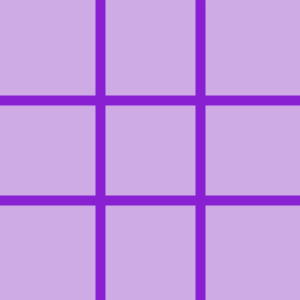
Frame 1 (no input)
Frame 60 (the mouse pressed at the canvas centre just before this capture): identical to frame 1, image omitted
Frame 120 (the mouse held since frame 60 and released just before this capture): identical to frame 1, image omitted

The Processing sketch that drew this single still picture (run headless with seeded random() and noise(); from frame 60 on, the mouse is pressed at the canvas centre):

// Processing sketch: tic_tac_toe_board
// ── tic_tac_toe_board.pde
// tic_tac_toe_board
void setup(){
  size(300, 300);
  frameRate(60);
}

void draw(){
  //background(#8920D1);
  background(#CEABE5);
  // horizontal
  float x = 100;
  for(int i=0; i<2; ++i){
      dline(0, x, width, x);
      x+=100;
  }
  // perpendicular
  x = 100;
  for(int i=0; i<2; ++i){
    dline(x, 0, x, height);
    x+=100;
  }
}

void dline(float x, float y, float x1, float y1){
 // stroke(#CEABE5);
  stroke(#8920D1);
  strokeWeight(10);
  line(x, y, x1, y1); 
}
